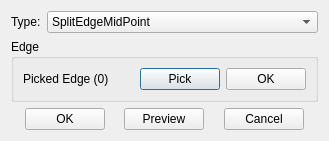
<?xml version="1.0" encoding="UTF-8"?>
<ui version="4.0">
 <class>SplitEdgeMidpointDialog</class>
 <widget class="QDialog" name="SplitEdgeMidpointDialog">
  <property name="geometry">
   <rect>
    <x>0</x>
    <y>0</y>
    <width>329</width>
    <height>141</height>
   </rect>
  </property>
  <property name="windowTitle">
   <string>SplitEdgeMidPoint</string>
  </property>
  <layout class="QGridLayout" name="gridLayout_5">
   <item row="0" column="0">
    <widget class="QWidget" name="widget_2" native="true">
     <property name="sizePolicy">
      <sizepolicy hsizetype="Preferred" vsizetype="Fixed">
       <horstretch>0</horstretch>
       <verstretch>0</verstretch>
      </sizepolicy>
     </property>
     <layout class="QGridLayout" name="gridLayout_2">
      <property name="leftMargin">
       <number>0</number>
      </property>
      <property name="topMargin">
       <number>0</number>
      </property>
      <property name="rightMargin">
       <number>0</number>
      </property>
      <property name="bottomMargin">
       <number>0</number>
      </property>
      <item row="0" column="0">
       <widget class="QLabel" name="label">
        <property name="sizePolicy">
         <sizepolicy hsizetype="Fixed" vsizetype="Preferred">
          <horstretch>0</horstretch>
          <verstretch>0</verstretch>
         </sizepolicy>
        </property>
        <property name="text">
         <string>Type:</string>
        </property>
       </widget>
      </item>
      <item row="0" column="1">
       <widget class="QComboBox" name="cmbType">
        <property name="currentIndex">
         <number>0</number>
        </property>
        <item>
         <property name="text">
          <string>SplitEdgeMidPoint</string>
         </property>
        </item>
       </widget>
      </item>
     </layout>
    </widget>
   </item>
   <item row="1" column="0">
    <widget class="QStackedWidget" name="stackedWidget">
     <property name="currentIndex">
      <number>0</number>
     </property>
     <widget class="QWidget" name="pageChamfer">
      <layout class="QGridLayout" name="gridLayout_16">
       <property name="leftMargin">
        <number>0</number>
       </property>
       <property name="topMargin">
        <number>0</number>
       </property>
       <property name="rightMargin">
        <number>0</number>
       </property>
       <property name="bottomMargin">
        <number>0</number>
       </property>
       <item row="0" column="0">
        <widget class="QGroupBox" name="groupBoxEdges">
         <property name="title">
          <string>Edge</string>
         </property>
         <layout class="QGridLayout" name="gridLayout_4" columnstretch="1,0,0">
          <item row="0" column="0">
           <widget class="QLabel" name="labelEdges">
            <property name="text">
             <string>Picked Edge (0)</string>
            </property>
           </widget>
          </item>
          <item row="0" column="1">
           <widget class="QPushButton" name="btnSelect">
            <property name="text">
             <string>Pick</string>
            </property>
           </widget>
          </item>
          <item row="0" column="2">
           <widget class="QPushButton" name="btnSelectOK">
            <property name="text">
             <string>OK</string>
            </property>
           </widget>
          </item>
         </layout>
        </widget>
       </item>
      </layout>
     </widget>
    </widget>
   </item>
   <item row="2" column="0">
    <widget class="QWidget" name="widget" native="true">
     <property name="sizePolicy">
      <sizepolicy hsizetype="Preferred" vsizetype="Fixed">
       <horstretch>0</horstretch>
       <verstretch>0</verstretch>
      </sizepolicy>
     </property>
     <layout class="QGridLayout" name="gridLayout_3">
      <property name="leftMargin">
       <number>0</number>
      </property>
      <property name="topMargin">
       <number>0</number>
      </property>
      <property name="rightMargin">
       <number>0</number>
      </property>
      <property name="bottomMargin">
       <number>0</number>
      </property>
      <item row="0" column="4">
       <spacer name="horizontalSpacer_3">
        <property name="orientation">
         <enum>Qt::Horizontal</enum>
        </property>
        <property name="sizeHint" stdset="0">
         <size>
          <width>40</width>
          <height>20</height>
         </size>
        </property>
       </spacer>
      </item>
      <item row="0" column="1">
       <widget class="QPushButton" name="btnOK">
        <property name="text">
         <string>OK</string>
        </property>
       </widget>
      </item>
      <item row="0" column="3">
       <widget class="QPushButton" name="btnApply">
        <property name="text">
         <string>Preview</string>
        </property>
       </widget>
      </item>
      <item row="0" column="5">
       <widget class="QPushButton" name="btnCancel">
        <property name="text">
         <string>Cancel</string>
        </property>
       </widget>
      </item>
      <item row="0" column="2">
       <spacer name="horizontalSpacer_2">
        <property name="orientation">
         <enum>Qt::Horizontal</enum>
        </property>
        <property name="sizeHint" stdset="0">
         <size>
          <width>40</width>
          <height>20</height>
         </size>
        </property>
       </spacer>
      </item>
      <item row="0" column="0">
       <spacer name="horizontalSpacer">
        <property name="orientation">
         <enum>Qt::Horizontal</enum>
        </property>
        <property name="sizeHint" stdset="0">
         <size>
          <width>40</width>
          <height>20</height>
         </size>
        </property>
       </spacer>
      </item>
      <item row="0" column="6">
       <spacer name="horizontalSpacer_4">
        <property name="orientation">
         <enum>Qt::Horizontal</enum>
        </property>
        <property name="sizeHint" stdset="0">
         <size>
          <width>40</width>
          <height>20</height>
         </size>
        </property>
       </spacer>
      </item>
     </layout>
    </widget>
   </item>
  </layout>
 </widget>
 <resources/>
 <connections/>
</ui>
